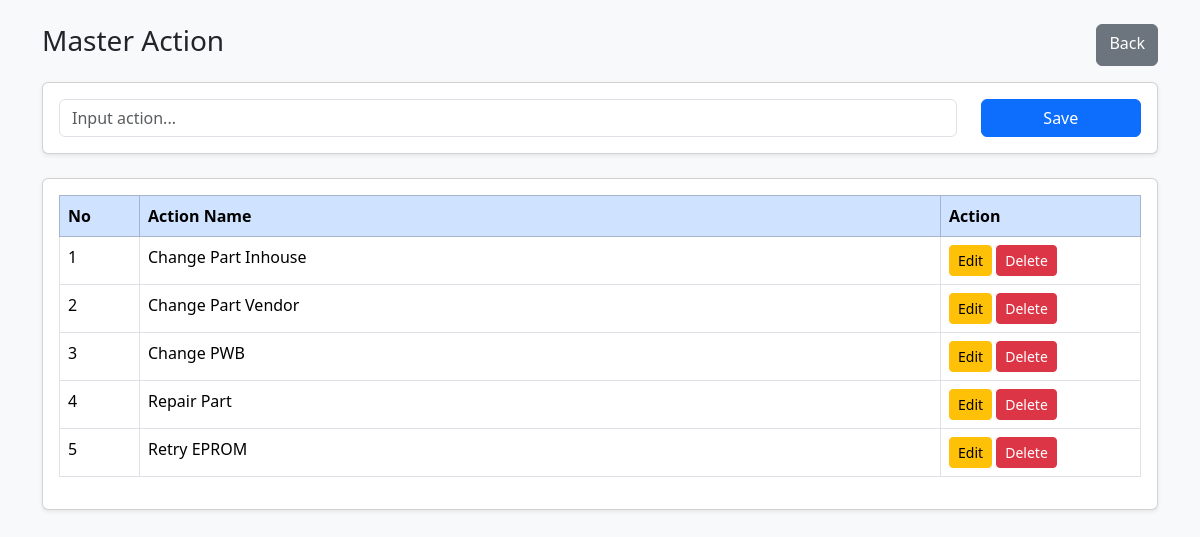
The app's page /page/leader/action/index.php (signed in) with its own data.
### tables this page shows
CREATE TABLE `action_master` (
  `action_id` int(11) NOT NULL,
  `action_name` varchar(150) NOT NULL,
  `area` enum('IDU','ODU') NOT NULL,
  `created_at` datetime DEFAULT current_timestamp()
);

### page/leader/action/index.php (the view, shortened to what this page needs)
<?php
require '../../../conn.php';
$table = "action_master";
$field = "action_name";
$area = $_SESSION['area'];
$data = mysqli_query(
    $conn,
    "SELECT * FROM $table WHERE area='$area'
     ORDER BY action_name ASC"
);
?>
<!doctype html>
<html lang="en">
<head>
    <link href="https://cdn.jsdelivr.net/npm/bootstrap@5.3.3/dist/css/bootstrap.min.css" rel="stylesheet">
</head>
<body class="bg-light">
    <div class="container mt-4">
        <div class="d-flex justify-content-between mb-3">
            <h3>Master Action</h3>
            <a href="../index.php" class="btn btn-secondary">
                Back
            </a>
        </div>
        <div class="card shadow-sm mb-4">
            <div class="card-body">
                <form method="POST">
                    <div class="row">
                        <div class="col-md-10">
                            <input type="text"
                                name="name"
                                class="form-control"
                                placeholder="Input action..."
                                required>
                        </div>
                        <div class="col-md-2 d-grid">
                            <button type="submit"
                                name="btn_save"
                                class="btn btn-primary">
                                Save
                            </button>
                        </div>
                    </div>
                </form>
            </div>
        </div>
        <div class="card shadow-sm">
            <div class="card-body table-responsive">
                <table class="table table-bordered">
                    <thead class="table-primary">
                        <tr>
                            <th width="80">No</th>
                            <th>Action Name</th>
                            <th width="200">Action</th>
                        </tr>
                    </thead>
                    <tbody>
                        <?php
                        $no = 1;
                        while ($row = mysqli_fetch_assoc($data)) :
                        ?>
                            <tr>
                                <td><?= $no++; ?></td>
                                <td><?= $row[$field]; ?></td>
                                <td>
                                    <button class="btn btn-warning btn-sm"
                                        data-bs-toggle="modal"
                                        data-bs-target="#edit<?= $row['action_id']; ?>">
                                        Edit
                                    </button>
                                    <a href="?delete=<?= $row['action_id']; ?>"
                                        class="btn btn-danger btn-sm"
                                        onclick="return confirm('Hapus data?')">
                                        Delete
                                    </a>
                                </td>
                            </tr>
                        <?php endwhile; ?>
                    </tbody>
                </table>
            </div>
        </div>
    </div>
</body>
</html>

### records on screen
action_master: action_name "Change Part Inhouse"
action_master: action_name "Change Part Vendor"
action_master: action_name "Change PWB"
action_master: action_name "Repair Part"
action_master: action_name "Retry EPROM"
